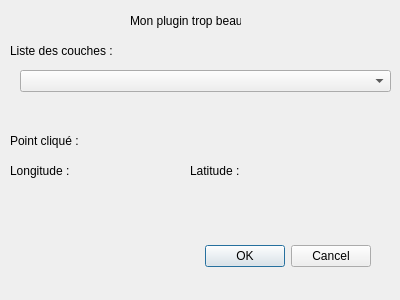
<?xml version="1.0" encoding="UTF-8"?>
<ui version="4.0">
 <class>MyPluginDialogBase</class>
 <widget class="QDialog" name="MyPluginDialogBase">
  <property name="geometry">
   <rect>
    <x>0</x>
    <y>0</y>
    <width>400</width>
    <height>300</height>
   </rect>
  </property>
  <property name="windowTitle">
   <string>Plugin_Cool</string>
  </property>
  <widget class="QDialogButtonBox" name="button_box">
   <property name="geometry">
    <rect>
     <x>30</x>
     <y>240</y>
     <width>341</width>
     <height>32</height>
    </rect>
   </property>
   <property name="orientation">
    <enum>Qt::Horizontal</enum>
   </property>
   <property name="standardButtons">
    <set>QDialogButtonBox::Cancel|QDialogButtonBox::Ok</set>
   </property>
  </widget>
  <widget class="QComboBox" name="ponctuelle">
   <property name="geometry">
    <rect>
     <x>20</x>
     <y>70</y>
     <width>371</width>
     <height>22</height>
    </rect>
   </property>
  </widget>
  <widget class="QLabel" name="label">
   <property name="geometry">
    <rect>
     <x>130</x>
     <y>10</y>
     <width>111</width>
     <height>21</height>
    </rect>
   </property>
   <property name="text">
    <string>Mon plugin trop beau</string>
   </property>
  </widget>
  <widget class="QLabel" name="label_2">
   <property name="geometry">
    <rect>
     <x>10</x>
     <y>40</y>
     <width>111</width>
     <height>21</height>
    </rect>
   </property>
   <property name="text">
    <string>Liste des couches :</string>
   </property>
  </widget>
  <widget class="QLabel" name="label_3">
   <property name="geometry">
    <rect>
     <x>10</x>
     <y>130</y>
     <width>111</width>
     <height>21</height>
    </rect>
   </property>
   <property name="text">
    <string>Point cliqué :</string>
   </property>
  </widget>
  <widget class="QLabel" name="longitude">
   <property name="geometry">
    <rect>
     <x>10</x>
     <y>160</y>
     <width>111</width>
     <height>21</height>
    </rect>
   </property>
   <property name="text">
    <string>Longitude : </string>
   </property>
  </widget>
  <widget class="QLabel" name="latitude">
   <property name="geometry">
    <rect>
     <x>190</x>
     <y>160</y>
     <width>111</width>
     <height>21</height>
    </rect>
   </property>
   <property name="text">
    <string>Latitude :</string>
   </property>
  </widget>
 </widget>
 <resources/>
 <connections>
  <connection>
   <sender>button_box</sender>
   <signal>accepted()</signal>
   <receiver>MyPluginDialogBase</receiver>
   <slot>accept()</slot>
   <hints>
    <hint type="sourcelabel">
     <x>20</x>
     <y>20</y>
    </hint>
    <hint type="destinationlabel">
     <x>20</x>
     <y>20</y>
    </hint>
   </hints>
  </connection>
  <connection>
   <sender>button_box</sender>
   <signal>rejected()</signal>
   <receiver>MyPluginDialogBase</receiver>
   <slot>reject()</slot>
   <hints>
    <hint type="sourcelabel">
     <x>20</x>
     <y>20</y>
    </hint>
    <hint type="destinationlabel">
     <x>20</x>
     <y>20</y>
    </hint>
   </hints>
  </connection>
 </connections>
</ui>
